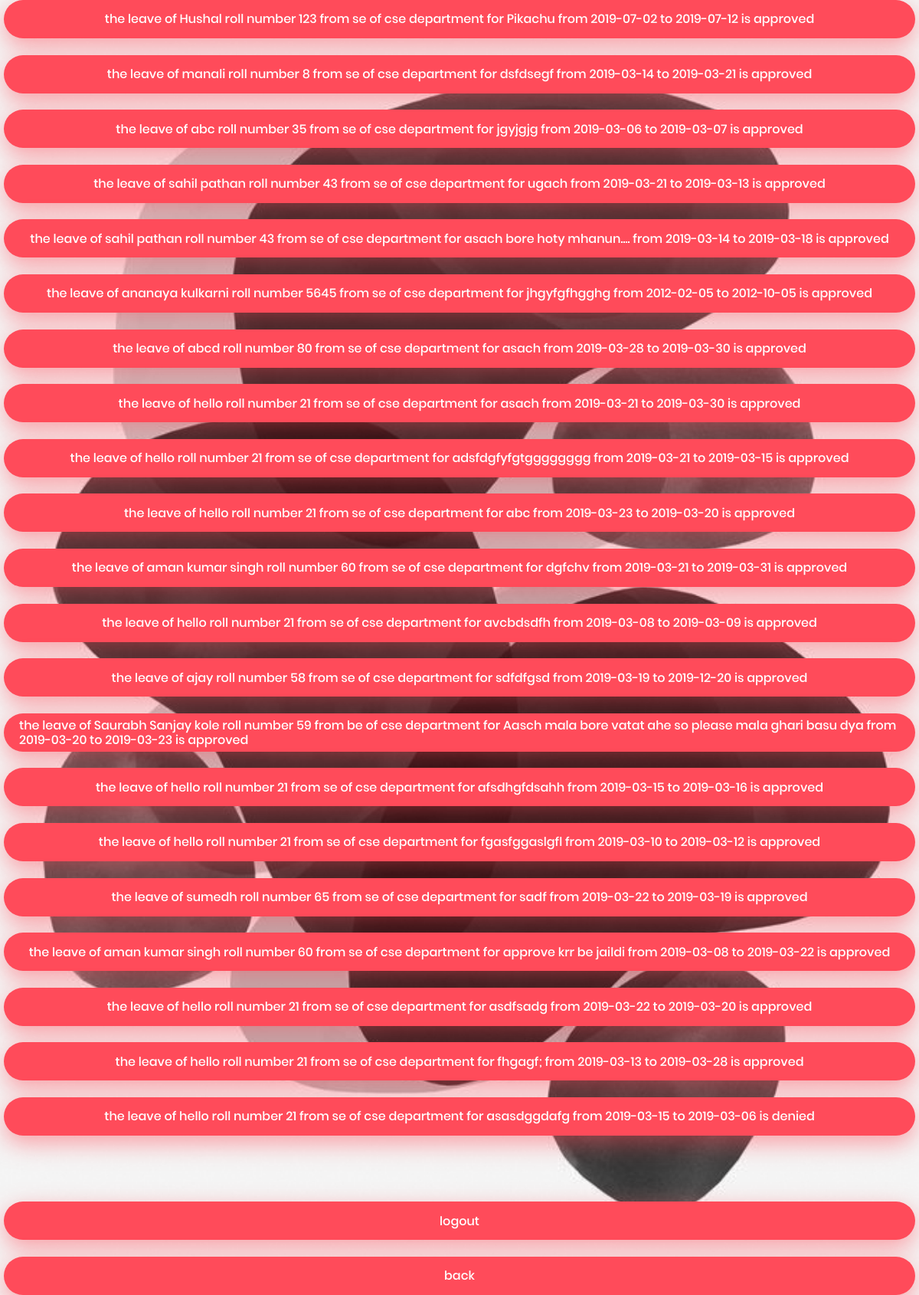
/hod2.php (signed in), run on the app's committed database.
### tables this page shows
CREATE TABLE `lib1` (
  `libno` text NOT NULL,
  `email` varchar(200) NOT NULL,
  `name` text NOT NULL,
  `roll` int(11) NOT NULL,
  `year` text NOT NULL,
  `branch` text NOT NULL,
  `reason` text NOT NULL,
  `date1` date NOT NULL,
  `date2` date NOT NULL,
  `image` varchar(200) NOT NULL,
  `id3` int(11) NOT NULL,
  `approve` int(11) NOT NULL
);

### hod2.php (the view, shortened to what this page needs)
 <html>
 <head>
	 <link rel="stylesheet" type="text/css" href="vendor/bootstrap/css/bootstrap.min.css">
	 <link rel="stylesheet" type="text/css" href="fonts/font-awesome-4.7.0/css/font-awesome.min.css">
	 <link rel="stylesheet" type="text/css" href="fonts/Linearicons-Free-v1.0.0/icon-font.min.css">
	 <link rel="stylesheet" type="text/css" href="vendor/animate/animate.css">
	 <link rel="stylesheet" type="text/css" href="vendor/css-hamburgers/hamburgers.min.css">
	 <link rel="stylesheet" type="text/css" href="vendor/animsition/css/animsition.min.css">
	 <link rel="stylesheet" type="text/css" href="vendor/select2/select2.min.css">
	 <link rel="stylesheet" type="text/css" href="vendor/daterangepicker/daterangepicker.css">
	 <link rel="stylesheet" type="text/css" href="css/util.css">
	 <link rel="stylesheet" type="text/css" href="css/main.css">
 </head>
<body style="background-color:#fce8f0;background-image:url(images/img23.jpg);background-size:cover;" class="input100" >
<?php
    $branch = $_SESSION["branch"];
  include 'config.php';
$query = "SELECT  `name`, `roll`, `year`, `branch`, `reason`, `date1`, `date2` , `id3` FROM `lib1` WHERE `approve`='2' && `branch`='$branch'  ORDER BY `id3` desc";
 $result = mysqli_query($conn,$query);
 if($result->num_rows > 0){
 	while($record = $result->fetch_assoc())
 	{
 ?>
 <div  class="contact100-form-btn">
 	the leave of <?php echo $record['name'] ?>
  roll number	<?php echo $record['roll'] ?>
  from	<?php echo $record['year'] ?>
  of	 <?php echo $record['branch'] ?>
  department for	<?php echo $record['reason'] ?>
  from	<?php echo $record['date1'] ?>
  to	<?php echo $record['date2'] ?>
  is approved
   </div>
 <br>
 <?php
 }
 }
 ?>
<?php
    $branch = $_SESSION["branch"];
  include 'config.php';
$query = "SELECT  `name`, `roll`, `year`, `branch`, `reason`, `date1`, `date2` , `id3` FROM `lib1` WHERE `approve`='4'  && `branch`='$branch'  ORDER BY `id3` desc";
 $result = mysqli_query($conn,$query);
 if($result->num_rows > 0){
 	while($record = $result->fetch_assoc())
 	{
 ?>
  <div  class="contact100-form-btn">
  	the leave of <?php echo $record['name'] ?>
   roll number	<?php echo $record['roll'] ?>
   from	<?php echo $record['year'] ?>
   of	 <?php echo $record['branch'] ?>
   department for	<?php echo $record['reason'] ?>
   from	<?php echo $record['date1'] ?>
   to	<?php echo $record['date2'] ?>
   is denied
    </div>
  <br>
 <?php
 }
 }
 ?>
 <div class="w3-container" style="text-align:center;">
 <br><br><br>
 <a href="logout2.php"  button class="contact100-form-btn" >logout</a><br>
 <a href="hod1.php"  button class="contact100-form-btn">back</a>
 </div>
</body>
 </html>

### css/main.css (style rules this page uses)
* { margin: 0px; padding: 0px; box-sizing: border-box; }
body, html { height: 100%; font-family: Poppins-Regular, sans-serif; }
a { font-family: Poppins-Regular; font-size: 14px; line-height: 1.7; color: #666666; margin: 0px; transition: all 0.4s; -webkit-transition: all 0.4s; -o-transition: all 0.4s; -moz-transition: all 0.4s; }
.input100 { display: block; width: 100%; background: transparent; font-family: Poppins-SemiBold; font-size: 18px; color: #555555; line-height: 1.2; padding: 0 5px; }
.contact100-form-btn { display: -webkit-box; display: -webkit-flex; display: -moz-box; display: -ms-flexbox; display: flex; justify-content: center; align-items: center; padding: 0 20px; min-width: 160px; height: 50px; background-color: #ff4b5a; border-radius: 25px; font-family: Poppins-Medium; font-size: 16px; color: #fff; line-height: 1.2; -webkit-transition: all 0.4s; -o-transition: all 0.4s; -moz-transition: all 0.4s; transition: all 0.4s; box-shadow: 0 10px 30px 0px rgba(255, 75, 90, 0.5); -moz-box-shadow: 0 10px 30px 0px rgba(255, 75, 90, 0.5); -webkit-box-shadow: 0 10px 30px 0px rgba(255, 75, 90, 0.5); -o-box-shadow: 0 10px 30px 0px rgba(255, 75, 90, 0.5); -ms-box-shadow: 0 10px 30px 0px rgba(255, 75, 90, 0.5); }

### data on the page
lib1: name "Hushal", roll "123", year "se", branch "cse", reason "Pikachu", date1 "2019-07-02", date2 "2019-07-12"
lib1: name "manali", roll "8", year "se", branch "cse", reason "dsfdsegf", date1 "2019-03-14", date2 "2019-03-21"
lib1: name "abc", roll "35", year "se", branch "cse", reason "jgyjgjg", date1 "2019-03-06", date2 "2019-03-07"
lib1: name "sahil pathan", roll "43", year "se", branch "cse", reason "ugach", date1 "2019-03-21", date2 "2019-03-13"
lib1: name "sahil pathan", roll "43", year "se", branch "cse", reason "asach bore hoty mhanun....", date1 "2019-03-14", date2 "2019-03-18"
lib1: name "ananaya kulkarni", roll "5645", year "se", branch "cse", reason "jhgyfgfhgghg", date1 "2012-02-05", date2 "2012-10-05"
lib1: name "abcd", roll "80", year "se", branch "cse", reason "asach", date1 "2019-03-28", date2 "2019-03-30"
lib1: name "hello", roll "21", year "se", branch "cse", reason "asach", date1 "2019-03-21", date2 "2019-03-30"
lib1: name "hello", roll "21", year "se", branch "cse", reason "adsfdgfyfgtgggggggg", date1 "2019-03-21", date2 "2019-03-15"
lib1: name "hello", roll "21", year "se", branch "cse", reason "abc", date1 "2019-03-23", date2 "2019-03-20"
lib1: name "aman kumar singh", roll "60", year "se", branch "cse", reason "dgfchv", date1 "2019-03-21", date2 "2019-03-31"
lib1: name "hello", roll "21", year "se", branch "cse", reason "avcbdsdfh", date1 "2019-03-08", date2 "2019-03-09"
lib1: name "ajay", roll "58", year "se", branch "cse", reason "sdfdfgsd", date1 "2019-03-19", date2 "2019-12-20"
lib1: name "Saurabh Sanjay kole", roll "59", year "be", branch "cse", reason "Aasch mala bore vatat ahe so please mala ghari basu dya", date1 "2019-03-20", date2 "2019-03-23"
lib1: name "hello", roll "21", year "se", branch "cse", reason "afsdhgfdsahh", date1 "2019-03-15", date2 "2019-03-16"
lib1: name "hello", roll "21", year "se", branch "cse", reason "fgasfggaslgfl", date1 "2019-03-10", date2 "2019-03-12"
lib1: name "sumedh", roll "65", year "se", branch "cse", reason "sadf", date1 "2019-03-22", date2 "2019-03-19"
lib1: name "aman kumar singh", roll "60", year "se", branch "cse", reason "approve krr be jaildi", date1 "2019-03-08", date2 "2019-03-22"
lib1: name "hello", roll "21", year "se", branch "cse", reason "asdfsadg", date1 "2019-03-22", date2 "2019-03-20"
lib1: name "hello", roll "21", year "se", branch "cse", reason "fhgagf;", date1 "2019-03-13", date2 "2019-03-28"
lib1: name "hello", roll "21", year "se", branch "cse", reason "asasdggdafg", date1 "2019-03-15", date2 "2019-03-06"
